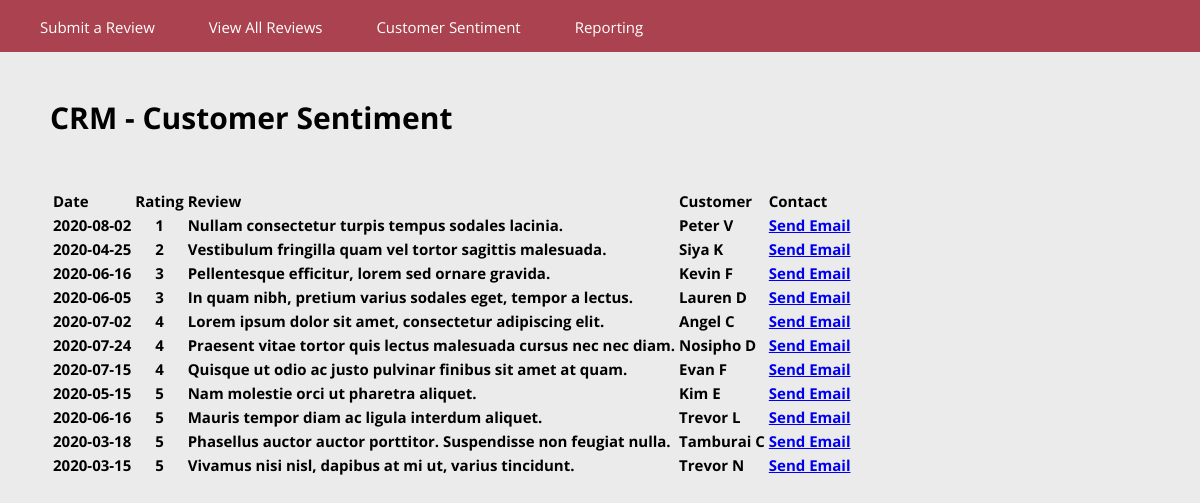
/admin/reviews-sentiment.php, run on the app's committed database.
### tables this page shows
CREATE TABLE IF NOT EXISTS reviews (
    id int(11) NOT NULL PRIMARY KEY AUTO_INCREMENT,
    product_id int(11) DEFAULT NULL,
    rating int(1) DEFAULT NULL,
    review text,
    date date DEFAULT NULL,
    user_name tinytext,
    user_email tinytext
);

### database/database.php (called while the page is built, shortened)
<?php
class Database{
		private $host	= 'localhost';
		private $user	= 'root';
		private $pass	= '';
		private $dbname	= 'reviewsapp';
		private $dbh;
		private $stmt;
  	public function __construct(){
  			$dsn = 'mysql:host='. $this->host . ';dbname='. $this->dbname;
  			$options = array(
  					PDO::ATTR_PERSISTENT		=> true,
  					PDO::ATTR_ERRMODE		    => PDO::ERRMODE_EXCEPTION
  	    );
      	try {
      			$this->dbh = new PDO($dsn, $this->user, $this->pass, $options);
      	} catch(PDOEception $e){
      				$this->error = $e->getMessage();
      	}
  	}
		public function query($query){
				$this->stmt = $this->dbh->prepare($query);
		}
		public function execute(){
				return $this->stmt->execute();
		}
		public function resultset(){
				$this->execute();
				return $this->stmt->fetchAll(PDO::FETCH_ASSOC);
		}
}

### admin/reviews-sentiment.php (the view, shortened to what this page needs)
<?php
    include '../database/database.php';
    $database = new Database;
    $database->query('SELECT * FROM reviews LEFT JOIN products ON reviews.product_id = products.id ORDER BY reviews.rating ASC');
    $allReviews = $database->resultset();
?>
<!doctype html>
<html lang="en">
    <head>
        <link rel="stylesheet" href="../css/main.css">
    </head>
    <nav>
        <div class="navbar">
            <ul>
                <li><a href="../index.php">Submit a Review</a></li>
                <li><a href="reviews-listing.php">View All Reviews</a></li>
                <li><a href="reviews-sentiment.php">Customer Sentiment</a></li>
                <li><a href="reviews-reporting.php">Reporting</a></li>
            </ul>
        </div>
    </nav>
    <h1>CRM - Customer Sentiment</h1>
    <body>
        <div style="margin:50px">
            <table style="text-align:left">
                <tr>
                    <th>Date</th>
                    <th>Rating</th>
                    <th>Review</th>
                    <th>Customer</th>
                    <th>Contact</th>
                </tr>
                <?php
                    foreach ($allReviews as $review) {
                        echo '<tr>
                                  <th style="white-space: nowrap">'.$review['date'].'</th>
                                  <th style="text-align:center">'.$review['rating'].'</th>
                                  <th>'.$review['review'].'</th>
                                  <th>'.$review['user_name'].'</th>
                                  <th><a href = "mailto: '.$review['user_email'].'">Send Email</a></th>
                             </tr>';
                    }
                ?>
            </table>
        </div>
    </body>
</html>

### css/main.css (style rules this page uses)
html { padding: 0px; margin: 0px; font-size: 15px; font-family: 'Open Sans', sans-serif; }
body { padding: 0px; margin: 0px; background-color: #ebebeb; position: relative; }
body h1 { padding: 25px 0px 0px 50px; }
nav { min-width: 400px; display:flex; background-color: #ab424f; height: 52px; line-height: 25px; max-width: 100%; margin-top: 0px; white-space: nowrap; }
.navbar { width: 75%; list-style: none; float: right; margin-bottom: 0px; }
.navbar li { display: inline; font-size: 15px; font-weight: 400; }
.navbar a { color: #ffffff; margin-right: 50px; text-decoration: none; }

### data on the page
reviews: date "2020-08-02", rating "1", review "Nullam consectetur turpis tempus sodales lacinia.", user_name "Peter V"
reviews: date "2020-04-25", rating "2", review "Vestibulum fringilla quam vel tortor sagittis malesuada.", user_name "Siya K"
reviews: date "2020-06-16", rating "3", review "Pellentesque efficitur, lorem sed ornare gravida.", user_name "Kevin F"
reviews: date "2020-06-05", rating "3", review "In quam nibh, pretium varius sodales eget, tempor a lectus.", user_name "Lauren D"
reviews: date "2020-07-02", rating "4", review "Lorem ipsum dolor sit amet, consectetur adipiscing elit.", user_name "Angel C"
reviews: date "2020-07-24", rating "4", review "Praesent vitae tortor quis lectus malesuada cursus nec nec diam.", user_name "Nosipho D"
reviews: date "2020-07-15", rating "4", review "Quisque ut odio ac justo pulvinar finibus sit amet at quam.", user_name "Evan F"
reviews: date "2020-05-15", rating "5", review "Nam molestie orci ut pharetra aliquet.", user_name "Kim E"
reviews: date "2020-06-16", rating "5", review "Mauris tempor diam ac ligula interdum aliquet.", user_name "Trevor L"
reviews: date "2020-03-18", rating "5", review "Phasellus auctor auctor porttitor. Suspendisse non feugiat nulla.", user_name "Tamburai C"
reviews: date "2020-03-15", rating "5", review "Vivamus nisi nisl, dapibus at mi ut, varius tincidunt.", user_name "Trevor N"
